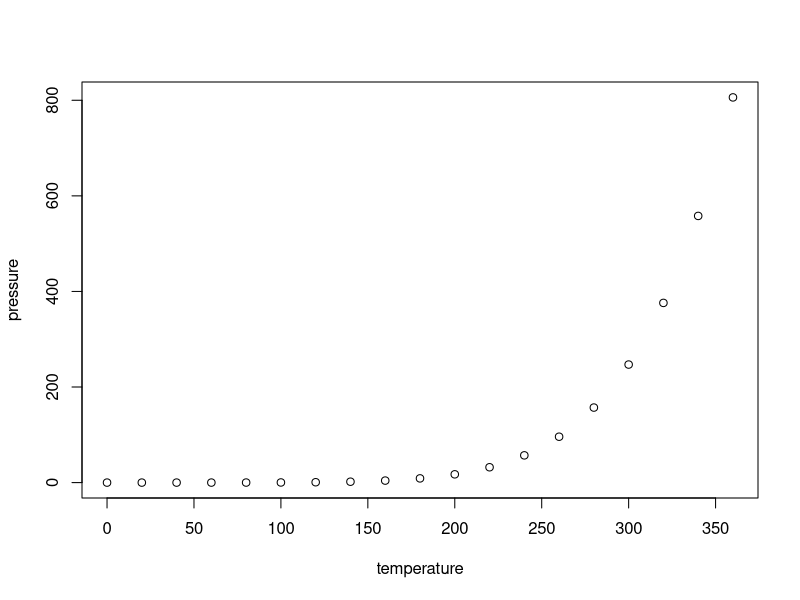
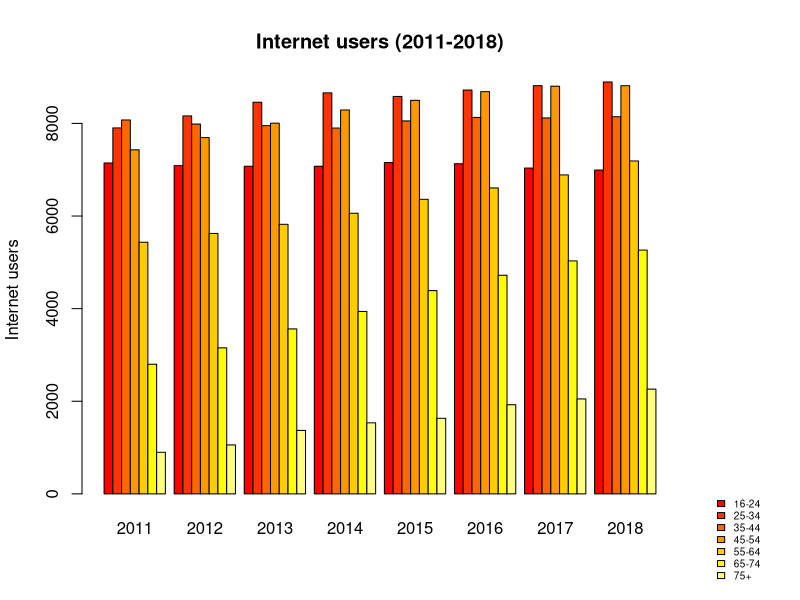
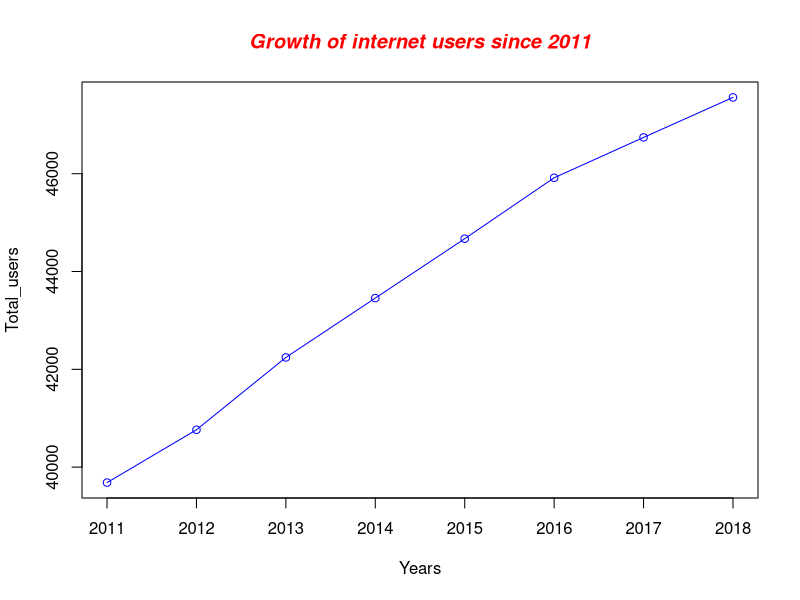
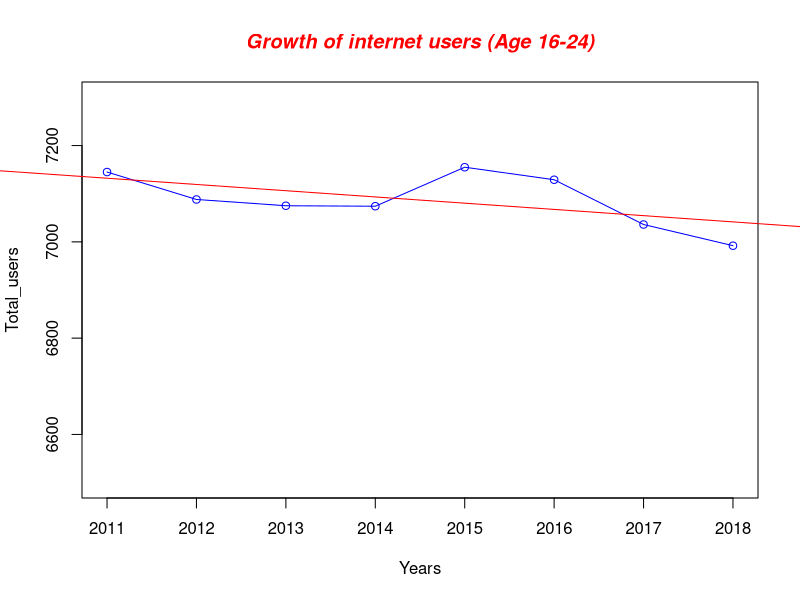
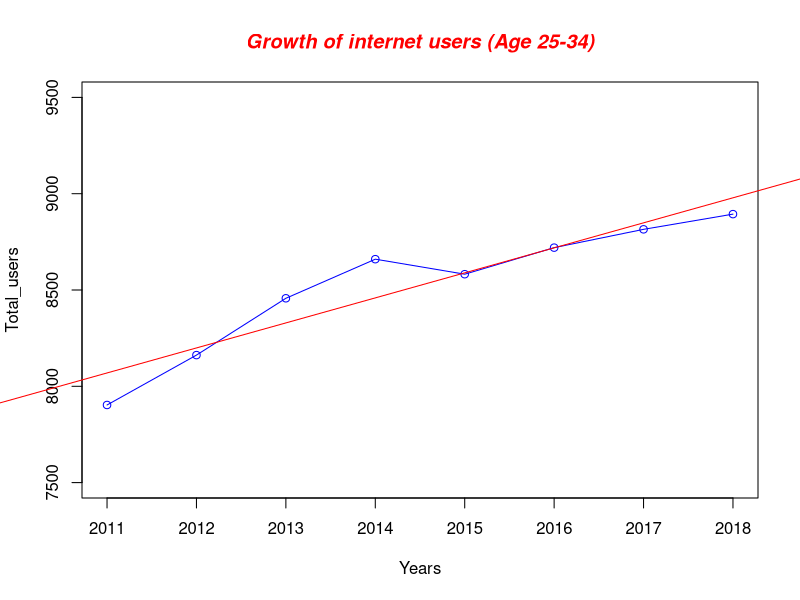
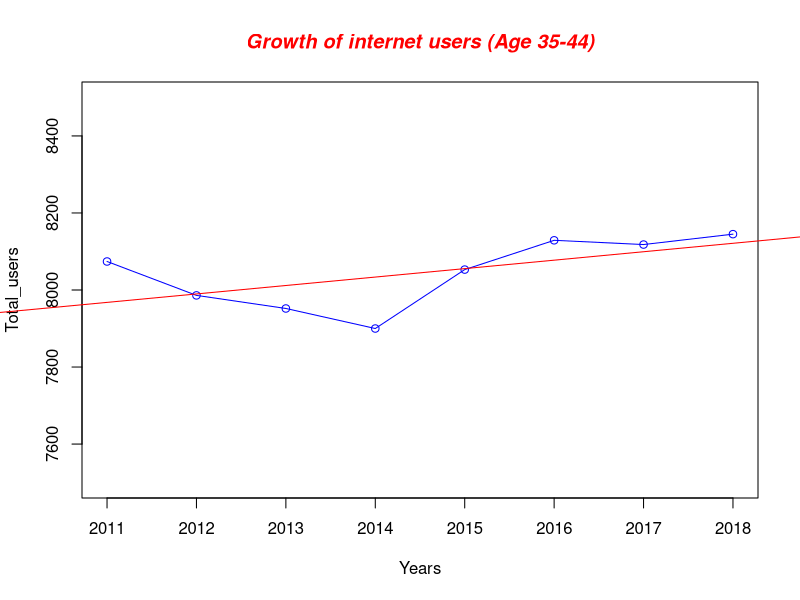
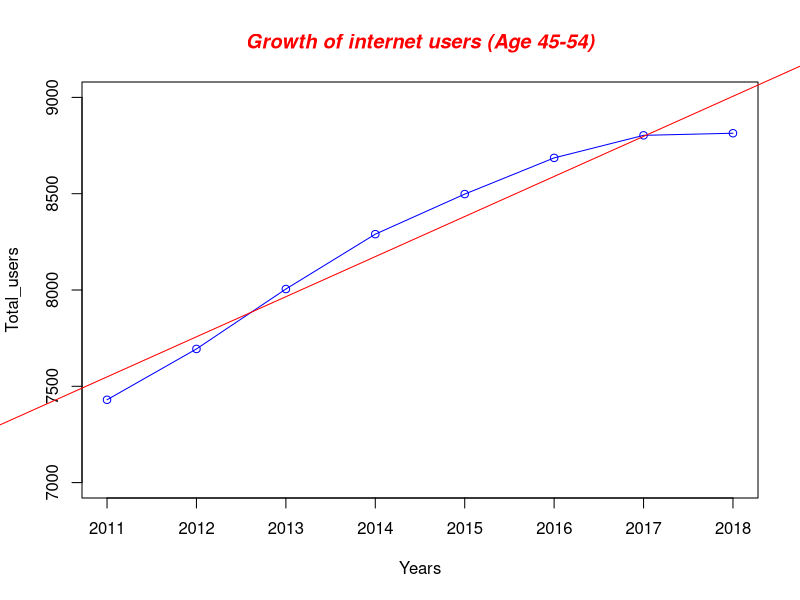
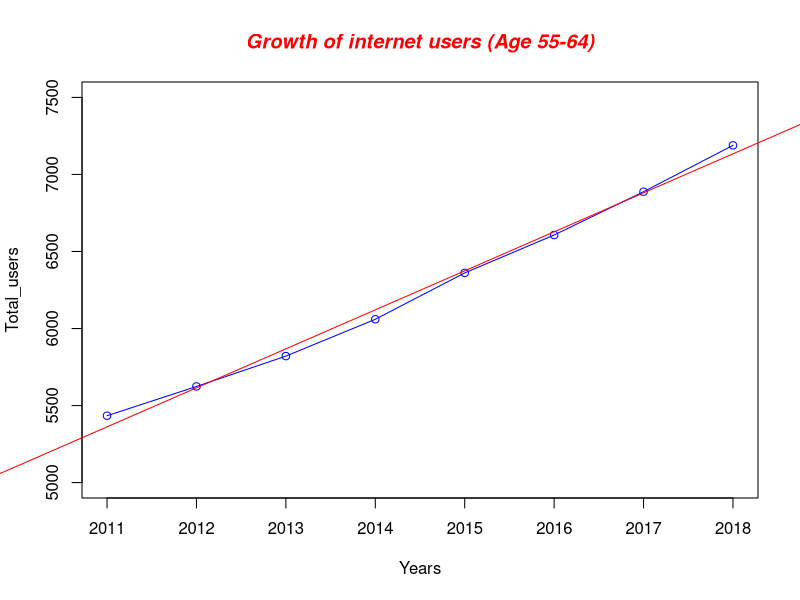

Here is the R script that generated these plots, in order:
## ---- chunk 1
knitr::opts_chunk$set(echo = TRUE)
## ---- chunk 2
summary(cars)
## ---- chunk 3
plot(pressure)
## ---- chunk 4
getwd()
library(readxl)
df <- read_excel("Project data-2019.xlsx",sheet = 2, range = "C9:J15", col_names = FALSE)

par(xpd=T, mar=par()$mar+c(0,0,0,4))

barplot(as.matrix(df), main="Internet users (2011-2018)", ylab= "Internet users",
   beside=TRUE, col=heat.colors(7), names.arg=c("2011","2012","2013","2014","2015","2016","2017","2018"))

legend(x=70, y = 50, c("16-24","25-34","35-44","45-54","55-64","65-74","75+"), cex=0.6, 
   bty="n", fill=heat.colors(7));

# Restore default clipping rect
par(mar=c(5, 4, 4, 2) + 0.1)


## ---- chunk 5
# Create the data for the chart.
tot <- read_excel("Project data-2019.xlsx",sheet = 2, range = "C4:J15", col_names = FALSE)
matrix = as.matrix(tot)
Years = matrix[1,]
Total_users = matrix[3,1:8]
plot(Years,Total_users,type="o", col="blue")
title(main="Growth of internet users since 2011", col.main="red", font.main=4)


## ---- chunk 6

## ---- chunk 7
#paste('y =', coef(lmTotalGrowth)[[2]], '* x', '+ 38670')
## ---- chunk 8
y_2019 = 1157.8333 * 9 + (38670)
print('Year 2019 prediction')
print(y_2019)
print('% profit')
print('3.217 %')
## ---- chunk 9
# Create the data for the chart.
#tot <- read_excel("Project data-2019.xlsx",sheet = 2, range = "C4:J15", col_names = FALSE)
matrix = as.matrix(tot)
Years = matrix[1,]
Total_users = matrix[6,1:8]
plot(Years,Total_users,type="o", col="blue", ylim=c(6500,7300))
title(main="Growth of internet users (Age 16-24)", col.main="red", font.main=4)

#Regression
lmTotalGrowth = lm(Total_users~Years) #Create the linear regression
summary(lmTotalGrowth) #Review the results
#plot(Years, Total_users, col = "blue") #Plot the results
abline(lmTotalGrowth, col="red") #Add a regression line
paste('y =', coef(lmTotalGrowth)[[2]], '* x', '+ 7145')

## ---- chunk 10
# Create the data for the chart.
#tot <- read_excel("Project data-2019.xlsx",sheet = 2, range = "C4:J10", col_names = FALSE)
matrix = as.matrix(tot)
Years = matrix[1,]
Total_users = matrix[7,1:8]
plot(Years,Total_users,type="o", col="blue", ylim=c(7500,9500))
title(main="Growth of internet users (Age 25-34)", col.main="red", font.main=4)

#Regression
lmTotalGrowth = lm(Total_users~Years) #Create the linear regression
summary(lmTotalGrowth) #Review the results
#plot(Years, Total_users, col = "blue") #Plot the results
abline(lmTotalGrowth, col="red") #Add a regression line
paste('y =', coef(lmTotalGrowth)[[2]], '* x', '+ 7145')

## ---- chunk 11

matrix = as.matrix(tot)
Years = matrix[1,]
Total_users = matrix[8,1:8]
plot(Years,Total_users,type="o", col="blue", ylim=c(7500,8500))
title(main="Growth of internet users (Age 35-44)", col.main="red", font.main=4)

#Regression
lmTotalGrowth = lm(Total_users~Years) #Create the linear regression
summary(lmTotalGrowth) #Review the results
#plot(Years, Total_users, col = "blue") #Plot the results
abline(lmTotalGrowth, col="red") #Add a regression line
paste('y =', coef(lmTotalGrowth)[[2]], '* x', '+ 7145')

## ---- chunk 12
matrix = as.matrix(tot)
Years = matrix[1,]
Total_users = matrix[9,1:8]
plot(Years,Total_users,type="o", col="blue", ylim=c(7000,9000))
title(main="Growth of internet users (Age 45-54)", col.main="red", font.main=4)

#Regression
lmTotalGrowth = lm(Total_users~Years) #Create the linear regression
summary(lmTotalGrowth) #Review the results
#plot(Years, Total_users, col = "blue") #Plot the results
abline(lmTotalGrowth, col="red") #Add a regression line
paste('y =', coef(lmTotalGrowth)[[2]], '* x', '+ 7145')
## ---- chunk 13
matrix = as.matrix(tot)
Years = matrix[1,]
Total_users = matrix[10,1:8]
plot(Years,Total_users,type="o", col="blue", ylim=c(5000,7500))
title(main="Growth of internet users (Age 55-64)", col.main="red", font.main=4)

#Regression
lmTotalGrowth = lm(Total_users~Years) #Create the linear regression
summary(lmTotalGrowth) #Review the results
#plot(Years, Total_users, col = "blue") #Plot the results
abline(lmTotalGrowth, col="red") #Add a regression line
paste('y =', coef(lmTotalGrowth)[[2]], '* x', '+ 7145')
## ---- chunk 14
matrix = as.matrix(tot)
Years = matrix[1,]
Total_users = matrix[11,1:8]
plot(Years,Total_users,type="o", col="blue", ylim=c(2500,5500))
title(main="Growth of internet users (Age 65-74)", col.main="red", font.main=4)

#Regression
lmTotalGrowth = lm(Total_users~Years) #Create the linear regression
summary(lmTotalGrowth) #Review the results
#plot(Years, Total_users, col = "blue") #Plot the results
abline(lmTotalGrowth, col="red") #Add a regression line
paste('y =', coef(lmTotalGrowth)[[2]], '* x', '+ 7145')
## ---- chunk 15
matrix = as.matrix(tot)
Years = matrix[1,]
Total_users = matrix[12,1:8]
plot(Years,Total_users,type="o", col="blue", ylim=c(500,2500))
title(main="Growth of internet users (Age 75+)", col.main="red", font.main=4)

#Regression
lmTotalGrowth = lm(Total_users~Years) #Create the linear regression
summary(lmTotalGrowth) #Review the results
#plot(Years, Total_users, col = "blue") #Plot the results
abline(lmTotalGrowth, col="red") #Add a regression line
paste('y =', coef(lmTotalGrowth)[[2]], '* x', '+ 7145')
